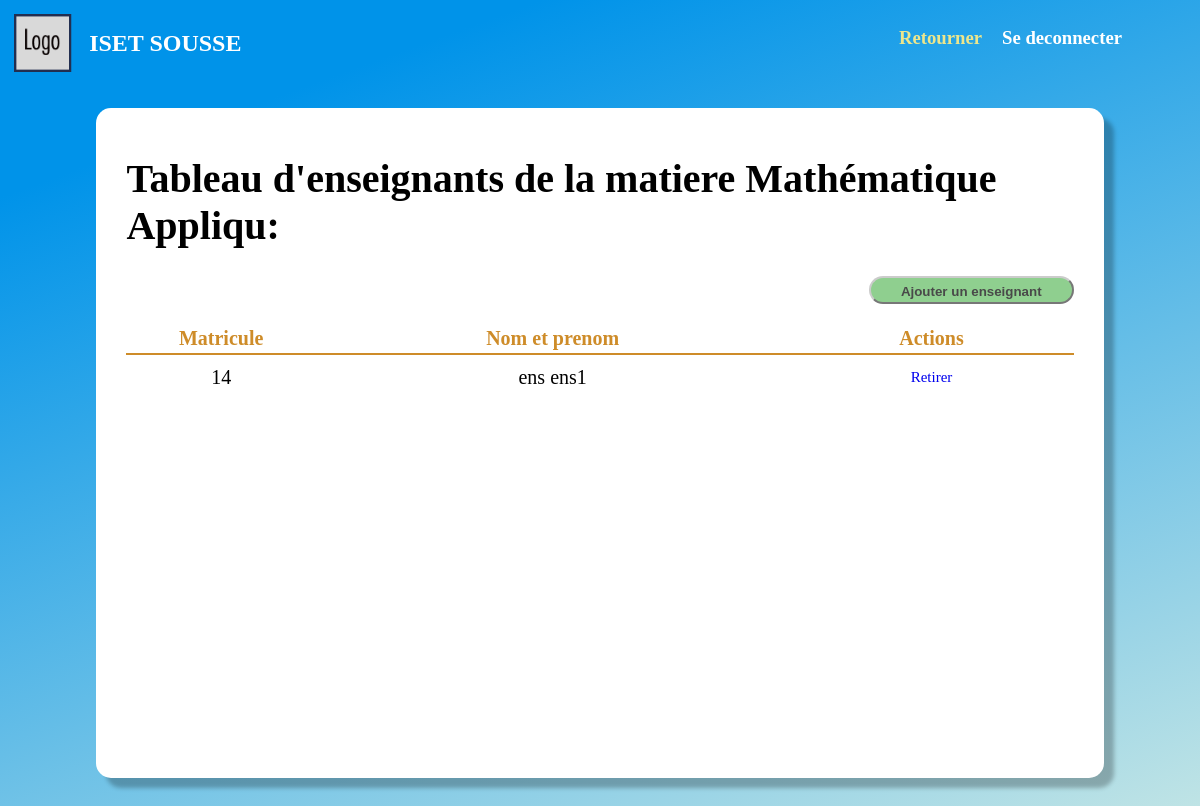
/Pages/Gestion/PlanEtude/Matiere/Enseignants.php?planId=1&matiereId=3 (signed in), run on the app's committed database.
### tables this page shows
CREATE TABLE `matiere` (
  `id` int(11) NOT NULL,
  `nom` varchar(50) NOT NULL,
  `coefficient_mat` decimal(5,3) NOT NULL,
  `credit_mat` decimal(5,3) NOT NULL,
  `heursCours` decimal(3,2) NOT NULL,
  `heursTP` decimal(3,2) NOT NULL,
  `uniteID` int(11) NOT NULL
);

CREATE TABLE `enseignant_matiere` (
  `matricule` int(11) NOT NULL,
  `matiereId` int(11) NOT NULL
);

### Classes/Database/mySQL.php (called while the page is built, shortened)
<?php
    class mySql {
        private $_cnx;
        function __construct() {
            try {
                $this->_cnx = new PDO("mysql:host=".self::_serveur.";dbname=".self::_dbb, self::_login, self::_mdp);
            } catch (PDOException $e) {
                echo '<br/>Echec lors de la connexion: '.$e->getMessage();
            }
        }
        function __destruct() {
            $this->_cnx = null;
        }
        public function request($query, $array, $return = false) {
            $prep = $this->_cnx->prepare($query);
            $result = $prep->execute($array);
            if ($return === false) {
                return true;
            } else if ($return == 0) {
                return $prep->rowCount() > 0;
            } else if ($return == 1) {
                return $prep->rowCount() > 0? $prep->fetch() : array();
            } else if ($return == 2) {
                return $prep->rowCount() > 0? $prep->fetchAll() : array();
            } else if ($return == 3) {
                return $this->_cnx->lastInsertId();
            }
        }
    }
?>

### Classes/Database/MatiereDB.php (called while the page is built, shortened)
<?php
    require_once("MySql.php");
    class MatiereDB extends MySql {
        public function get($matiereId) {
            return $this->request(
                "SELECT * FROM matiere WHERE id = :matiereId",
                array(":matiereId" => $matiereId),
                1
            );
        }
    }

### Classes/Database/UtilisateurDB.php (called while the page is built, shortened)
<?php
    require_once("MySql.php");
    class UtilisateurDB extends MySql {
        public function getUserByMatricule($matricule) {
            return $this->request(
                "SELECT * FROM utilisateur WHERE matricule = :matricule",
                array(':matricule' => $matricule),
                1
            );
        }
    }

### Pipes/get_login.php (called while the page is built, shortened)
<?php
    if (isset($_SESSION["login"])) {
        $matricule = $_SESSION["login"]["matricule"];
        require_once(ROOT."/Classes/Database/UtilisateurDB.php");
        $utilisateurDB = new UtilisateurDB();
        $user = $utilisateurDB->getUserByMatricule($matricule);
    } else {
        header("location: /index.php");
    }
?>

### Classes/Database/EnseignantMatiereDB.php (called while the page is built, shortened)
<?php
    require_once("MySql.php");
    class EnseignantMatiereDB extends MySql {
        public function getAll($matiereId) {
            return $this->request(
                "SELECT em.matricule as matricule, CONCAT(u.nom, ' ', u.prenom) as nomprenom FROM enseignant_matiere em
                JOIN utilisateur u ON (u.matricule = em.matricule)
                WHERE em.matiereId = :matiereId
                ORDER BY nomprenom",
                array(':matiereId' => $matiereId),
                2
            );
        }
    }

### Pages/Gestion/PlanEtude/Matiere/Enseignants.php (the view, shortened to what this page needs)
<!DOCTYPE html>
<head>
    <?php
        include(ROOT."/Pipes/get_login.php");
        $matiereId = $_GET["matiereId"];
        $planId = $_GET["planId"];
    ?>
    <link rel="stylesheet" href="/Assets/css/user.css">
    <link rel="stylesheet" href="/Assets/css/profil.css">
    <link rel="stylesheet" href="/Assets/css/tables.css">
    <link rel="stylesheet" href="/Assets/css/buttons.css">
</head>
<body>
<?php
    require_once(ROOT."/Classes/Database/EnseignantMatiereDB.php");
    $ensMatiereDB = new EnseignantMatiereDB();
    $enseignants = $ensMatiereDB->getAll($matiereId);
    require_once(ROOT."/Classes/Database/MatiereDB.php");
    $matiereDB = new MatiereDB();
    $matiere = $matiereDB->get($matiereId);
?>
<div class="logo">
    <div class = "seperated_div">
        <div class = "header_div">
            <img src="/Assets/imgs/LOGO.png">
            <h2 class = "website_title"> <?= NOM_SITE ?> </h2>
        </div>
        <div class = "buttons_div">
            <h3 class = "go_back"> <a href="../afficher.php?id=<?= $planId ?>">Retourner</a></h3>
            <h3 class = "deconnection"> <a href="/Pipes/deconnexion.php">Se deconnecter</a></h3>
        </div>
    </div>
</div>
<div class="cd">
<div class="cadre" id = "cadre">
    <h1> Tableau d'enseignants de la matiere <?=$matiere["nom"]?>: </h1>
    <div class = "cadre_header">
        <div class = "_tool_buttons" style = "margin-right:0">
            <a><button class = "_btn _green_btn" id ="open-modal" style = "margin-right:0"> Ajouter un enseignant </button></a>
        </div>
    </div>
    <table id ="table_"  class="scrollable-table">
        <thead>
            <tr>
                <th style = "width:20%"><span class = "table_header">Matricule</span></th>
                <th style = "width:50%"><span class = "table_header">Nom et prenom</span></th>
                <th><span class = "table_header">Actions</span></th>
            </tr>
        </thead>
        <tbody>
            <?php
                foreach ($enseignants as $enseignant) {
                    echo "
                        <tr>
                            <td>".$enseignant["matricule"]."</td>
                            <td>".$enseignant["nomprenom"]."</td>
                            <td>
                                <a class = 'link_ref' href = '/Pipes/PlanEtudes/Matiere/retirer.php?planId=". $planId."&matricule=".$enseignant["matricule"]."&matiereId=".$matiereId."'>Retirer</a>
                            </td>
                        </tr>
                    ";
                }
            ?>
        </tbody>
    </table>
</div>
</div>
</body>
</html>

### Assets/css/user.css (style rules this page uses)
body { background-color: #0093E9; background-image: linear-gradient(160deg, #0093E9 15%, #cce9e5 100%); }
.header_div { display: flex; flex-direction: row; align-items: center; height: 70px; }
.seperated_div { display: flex; flex-direction: row; justify-content: space-between; }
.seperated_div div { width: 50%; }
.buttons_div { display:flex; justify-content: right; margin-right: 70px; }
.buttons_div > * { margin-left: 20px }
.website_title { color: white; }
.go_back a { color: rgb(237 230 140); font-weight: bold; }
.deconnection a { color: white; }
a { text-decoration: none; }
.logo img { padding:1%; width: 70px; }

### Assets/css/profil.css (style rules this page uses)
.cd { padding-top: 30px; padding-left: 250px; margin-bottom: 70px; }
.cadre { padding-top:50px; padding-left: 30px; background-color:rgb(216, 216, 231); box-shadow: 10px 10px 4px rgb(0 0 0 / 25%); border-radius: 15px; width: 1000px; font-size: 20px; min-height: 600px; padding-bottom:50px }

### Assets/css/tables.css (style rules this page uses)
.cd { padding-top: 30px; margin-bottom: 100px; padding-left: 0; }
.cadre { position: relative; background-color: white; margin: auto; padding:20px 30px 50px; width:80% }
.scrollable-table { overflow-y:scroll; }
#table_ { border-collapse: collapse; width: 100%; text-align: center; font-family: 'Proxima Nova'; font-size: 20px; }
#table_ > thead { border-bottom: 2px solid rgb(206, 140, 41); color:rgb(206, 140, 41); font-weight: bold; height:30px; }
#table_ > tbody:not(.unpadded):before { line-height:0.1em; content:"\200C"; display:block; }
.table_header { font-weight: bold; }
td { height:40px }
.cadre_header { display:flex; flex-direction:row; justify-content: space-between; margin-bottom: 20px }
.link_ref { font-size: 15px; display:block; }

### Assets/css/buttons.css (style rules this page uses)
._btn { margin-left: 10px; background-color: rgb(84, 169, 84); border-radius: 20px; }
._btn:not(:disabled) { cursor:pointer }
._tool_buttons { margin: auto 20px 0; }
._tool_buttons button { margin: 0 20px 0 0; padding: 6px 30px 3px; font-weight:bold; }
._green_btn { border-color: #cbcbcb; color: #494949; background-color: rgb(143 207 143); }

### data on the page
matiere: nom "Mathématique Appliqu"
enseignant_matiere: matricule "14", nomprenom "ens ens1"

### other printed values
NOM_SITE "ISET SOUSSE"
